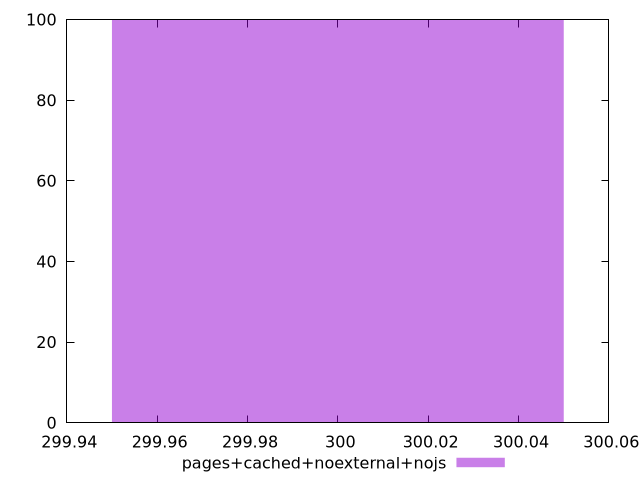

Write the gnuplot code that produced this figure.
$_pagesCachedNoexternalNojs <<EOF
300 100
EOF
set key outside below
set terminal pngcairo
set output "report_00004_2020-11-02T20-21-41.718Z/unused-css-rules/pages+cached+noexternal+nojs//raw_hist.png"
set yrange [0:100]
set boxwidth 0.1
set style fill transparent solid 0.5 noborder
plot $_pagesCachedNoexternalNojs title "pages+cached+noexternal+nojs" with boxes ,
